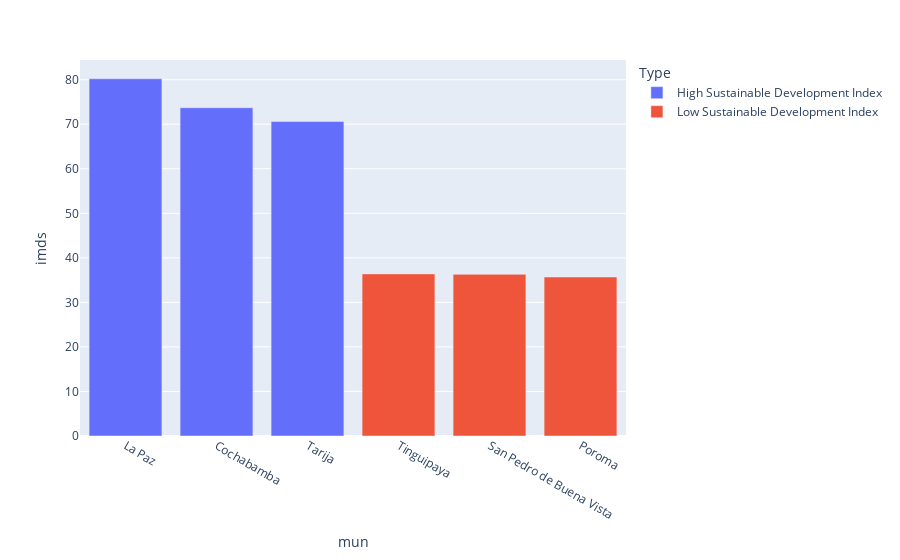

The notebook cell this image was saved under:
### Code cell
fig = px.bar(dfo, x=dfo['mun'], y=dfo['imds'],color=dfo["Type"])
fig.show()

### Figure 1 — Plotly figure (JSON) as saved in the notebook; plotly's stock layout.template omitted (floating-point values rounded to 4 significant figures)
{"data": [{"alignmentgroup": "True", "hovertemplate": "Type=High Sustainable Development Index<br>mun=%{x}<br>imds=%{y}<extra></extra>", "legendgroup": "High Sustainable Development Index", "marker": {"color": "#636efa", "pattern": {"shape": ""}}, "name": "High Sustainable Development Index", "offsetgroup": "High Sustainable Development Index", "orientation": "v", "showlegend": true, "textposition": "auto", "type": "bar", "x": ["La Paz", "Cochabamba", "Tarija"], "xaxis": "x", "y": [80.2, 73.7, 70.6], "yaxis": "y"}, {"alignmentgroup": "True", "hovertemplate": "Type=Low Sustainable Development Index<br>mun=%{x}<br>imds=%{y}<extra></extra>", "legendgroup": "Low Sustainable Development Index", "marker": {"color": "#EF553B", "pattern": {"shape": ""}}, "name": "Low Sustainable Development Index", "offsetgroup": "Low Sustainable Development Index", "orientation": "v", "showlegend": true, "textposition": "auto", "type": "bar", "x": ["Tinguipaya", "San Pedro de Buena Vista", "Poroma"], "xaxis": "x", "y": [36.4, 36.3, 35.7], "yaxis": "y"}], "layout": {"barmode": "relative", "legend": {"title": {"text": "Type"}, "tracegroupgap": 0}, "margin": {"t": 60}, "xaxis": {"anchor": "y", "domain": [0, 1], "title": {"text": "mun"}}, "yaxis": {"anchor": "x", "domain": [0, 1], "title": {"text": "imds"}}}}
